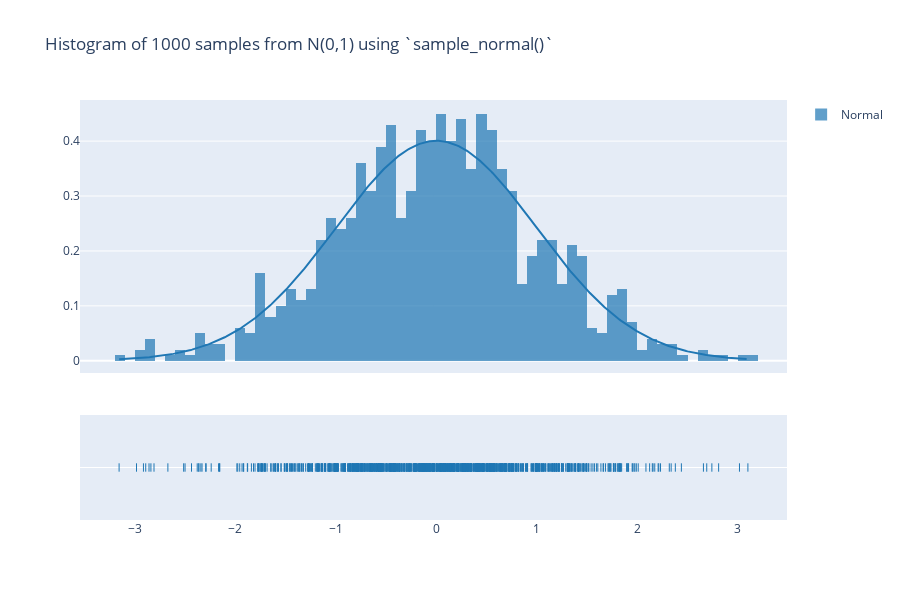
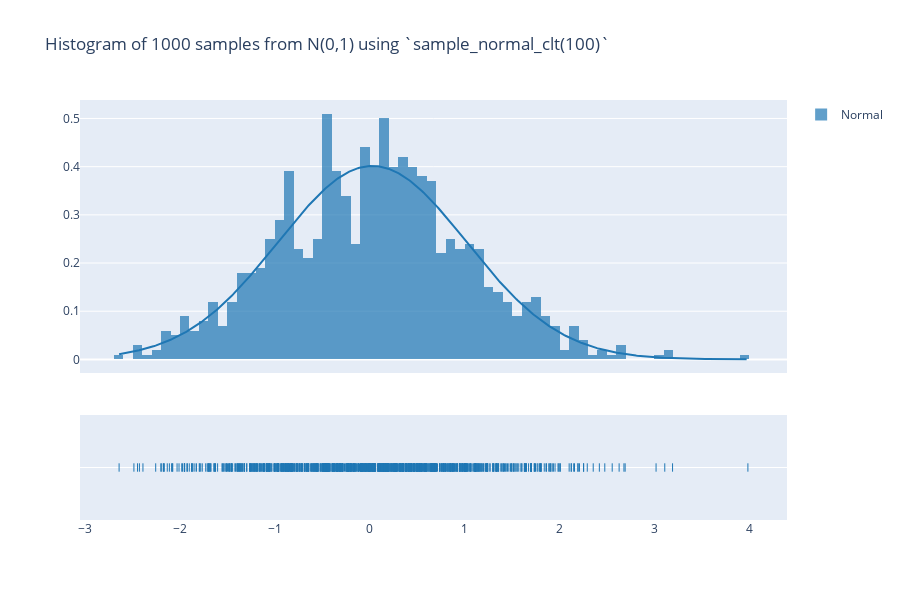
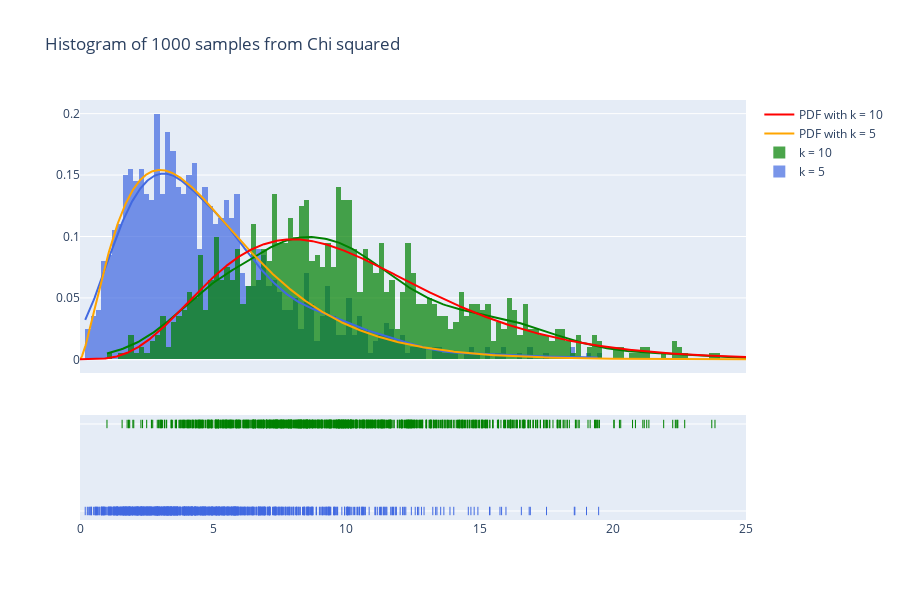
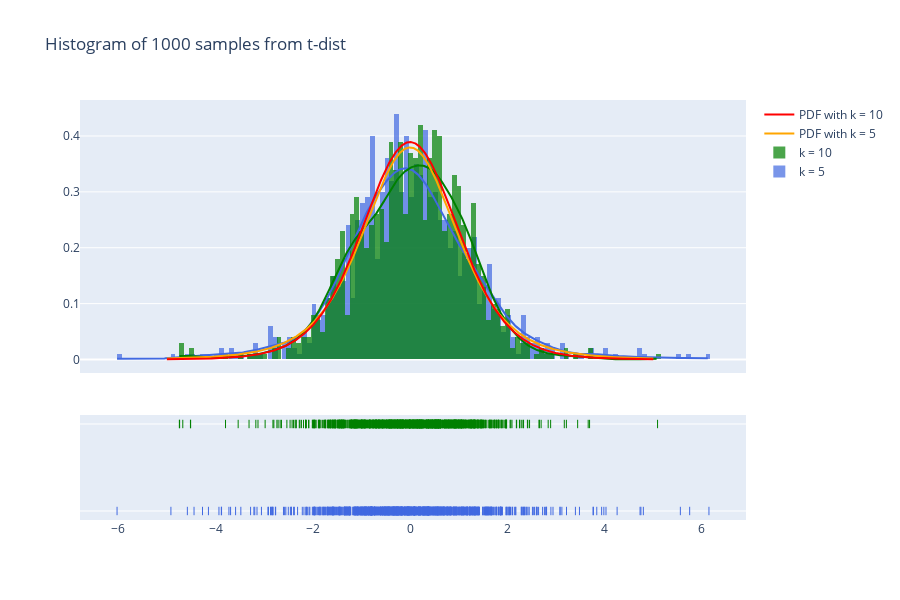

The notebook cell these images were saved under, in order:
### Markdown cell above
<hr>
<hr>

### Code cell
MY_ID = 207576463 # your personal ID number with leading zeros removed
random.seed(MY_ID)

n = 1000
ks = [5, 10]

# 1. + 3.
# Normal
z = [sample_normal() for _ in range(n)]
fig = ff.create_distplot([z], group_labels = ['Normal'], curve_type='normal')
fig.update_traces(nbinsx=int(n/10), autobinx=True, selector={'type':'histogram'}) 
fig.update_layout(title = f"Histogram of {n} samples from N(0,1) using `sample_normal()`",
                  height = 600)
fig.show()

# Normal CLT
clt_input = 100
z = [sample_normal_clt(clt_input) for _ in range(n)]  # "choose the input to sample_normal_clt so that the two histogram look alike"
z = [sample_normal() for _ in range(n)]
fig = ff.create_distplot([z], group_labels = ['Normal'], curve_type='normal')
fig.update_traces(nbinsx=int(n/10), autobinx=True, selector={'type':'histogram'}) 
fig.update_layout(title = f"Histogram of {n} samples from N(0,1) using `sample_normal_clt({clt_input})`",
                  height = 600)
fig.show()

# 4.
# Chi-squared
hist_data = []
for k in ks:
    z = [sample_chisq(k) for _ in range(n)]
    hist_data.append(z)

group_labels = [f'k = {k}' for k in ks]

num_samples = 1000
x_min = 0
x_max = 25
x_chi = np.linspace(x_min, x_max, num_samples)
y_5 = stats.chi2.pdf(x_chi, 5)
y_10 = stats.chi2.pdf(x_chi, 10)

fig = ff.create_distplot(hist_data, group_labels, bin_size=.2, colors=['royalblue', 'green'])
fig.update_traces(nbinsx=int(n/10), autobinx=True, selector={'type':'dist'}) 
fig.add_trace(go.Scatter(x=x_chi, y=y_5,
                    mode='lines',
                    name='PDF with k = 5',
                    line=dict(color='orange')))
fig.add_trace(go.Scatter(x=x_chi, y=y_10,
                    mode='lines',
                    name='PDF with k = 10',
                    line=dict(color='red')))

fig.update_layout(xaxis_range = [0, 25],
                  title = f"Histogram of {n} samples from Chi squared",
                  height = 600)
fig.show()

# 5.
# T-dist.
hist_data = []
for k in ks:
    z = [sample_t(k) for _ in range(n)]
    hist_data.append(z)

group_labels = [f'k = {k}' for k in ks]

num_samples = 1000
x_min = -5
x_max = 5
x_t = np.linspace(x_min, x_max, num_samples)
y_5 = stats.t.pdf(x_t, 5)
y_10 = stats.t.pdf(x_t, 10)

fig = ff.create_distplot(hist_data, group_labels, bin_size=.1, colors=['royalblue', 'green'])
fig.update_traces(nbinsx=int(n/10), autobinx=True, selector={'type':'dist'}) 
fig.add_trace(go.Scatter(x=x_t, y=y_5,
                    mode='lines',
                    name='PDF with k = 5',
                    line=dict(color='orange')))
fig.add_trace(go.Scatter(x=x_t, y=y_10,
                    mode='lines',
                    name='PDF with k = 10',
                    line=dict(color='red')))

fig.update_layout(title = f"Histogram of {n} samples from t-dist",
                  height = 600)
fig.show()

# 6.
# F-dist.
ks = [[10, 5], [50, 45]]

hist_data = []
for k1,k2 in ks:
    z = [sample_f(k1, k2) for _ in range(n)]
    hist_data.append(z)

group_labels = [f'k1 = {k[0]}, k2 = {k[1]}' for k in ks]

num_samples = 1000
x_min = 0
x_max = 5
x_f = np.linspace(x_min, x_max, num_samples)
y_10_5 = stats.f.pdf(x_f, 10, 5)
y_50_45 = stats.f.pdf(x_f, 50, 45)
fig = ff.create_distplot(hist_data, group_labels, bin_size=.05, colors=['royalblue', 'green'])
fig.update_traces(nbinsx=int(n/10), autobinx=True, selector={'type':'dist'}) 
fig.add_trace(go.Scatter(x=x_f, y=y_10_5,
                    mode='lines',
                    name='PDF with k1 = 10, k2 = 5',
                    line=dict(color='orange')))
fig.add_trace(go.Scatter(x=x_f, y=y_50_45,
                    mode='lines',
                    name='PDF with k1 = 50, k2 = 45',
                    line=dict(color='red')))

fig.update_layout(xaxis_range = [-0.5, 4],
                  title = f"Histogram of {n} samples from f-dist",
                  height = 600)
fig.show()

### Figure 1 — Plotly figure (JSON) as saved in the notebook; plotly's stock layout.template omitted (floating-point values rounded to 4 significant figures; data arrays with more than 128 entries replaced by an {"elided": "..."} marker saying what was removed)
{"data": [{"autobinx": true, "histnorm": "probability density", "legendgroup": "Normal", "marker": {"color": "rgb(31, 119, 180)"}, "name": "Normal", "nbinsx": 100, "opacity": 0.7, "type": "histogram", "x": {"elided": "1000 float values"}, "xaxis": "x", "xbins": {"end": 3.101, "size": 1, "start": -3.157}, "yaxis": "y"}, {"legendgroup": "Normal", "marker": {"color": "rgb(31, 119, 180)"}, "mode": "lines", "name": "Normal", "showlegend": false, "type": "scatter", "x": {"elided": "500 float values"}, "xaxis": "x", "y": {"elided": "500 float values"}, "yaxis": "y"}, {"legendgroup": "Normal", "marker": {"color": "rgb(31, 119, 180)", "symbol": "line-ns-open"}, "mode": "markers", "name": "Normal", "showlegend": false, "type": "scatter", "x": {"elided": "1000 float values"}, "xaxis": "x", "y": {"elided": "1000 str values"}, "yaxis": "y2"}], "layout": {"barmode": "overlay", "height": 600, "hovermode": "closest", "legend": {"traceorder": "reversed"}, "title": {"text": "Histogram of 1000 samples from N(0,1) using `sample_normal()`"}, "xaxis": {"anchor": "y2", "domain": [0, 1], "zeroline": false}, "yaxis": {"anchor": "free", "domain": [0.35, 1], "position": 0}, "yaxis2": {"anchor": "x", "domain": [0, 0.25], "dtick": 1, "showticklabels": false}}}

### Figure 2 — Plotly figure (JSON) as saved in the notebook; plotly's stock layout.template omitted (floating-point values rounded to 4 significant figures; data arrays with more than 128 entries replaced by an {"elided": "..."} marker saying what was removed)
{"data": [{"autobinx": true, "histnorm": "probability density", "legendgroup": "Normal", "marker": {"color": "rgb(31, 119, 180)"}, "name": "Normal", "nbinsx": 100, "opacity": 0.7, "type": "histogram", "x": {"elided": "1000 float values"}, "xaxis": "x", "xbins": {"end": 3.985, "size": 1, "start": -2.642}, "yaxis": "y"}, {"legendgroup": "Normal", "marker": {"color": "rgb(31, 119, 180)"}, "mode": "lines", "name": "Normal", "showlegend": false, "type": "scatter", "x": {"elided": "500 float values"}, "xaxis": "x", "y": {"elided": "500 float values"}, "yaxis": "y"}, {"legendgroup": "Normal", "marker": {"color": "rgb(31, 119, 180)", "symbol": "line-ns-open"}, "mode": "markers", "name": "Normal", "showlegend": false, "type": "scatter", "x": {"elided": "1000 float values"}, "xaxis": "x", "y": {"elided": "1000 str values"}, "yaxis": "y2"}], "layout": {"barmode": "overlay", "height": 600, "hovermode": "closest", "legend": {"traceorder": "reversed"}, "title": {"text": "Histogram of 1000 samples from N(0,1) using `sample_normal_clt(100)`"}, "xaxis": {"anchor": "y2", "domain": [0, 1], "zeroline": false}, "yaxis": {"anchor": "free", "domain": [0.35, 1], "position": 0}, "yaxis2": {"anchor": "x", "domain": [0, 0.25], "dtick": 1, "showticklabels": false}}}

### Figure 3 — Plotly figure (JSON) as saved in the notebook; plotly's stock layout.template omitted (floating-point values rounded to 4 significant figures; data arrays with more than 128 entries replaced by an {"elided": "..."} marker saying what was removed)
{"data": [{"autobinx": false, "histnorm": "probability density", "legendgroup": "k = 5", "marker": {"color": "royalblue"}, "name": "k = 5", "opacity": 0.7, "type": "histogram", "x": {"elided": "1000 float values"}, "xaxis": "x", "xbins": {"end": 19.47, "size": 0.2, "start": 0.1962}, "yaxis": "y"}, {"autobinx": false, "histnorm": "probability density", "legendgroup": "k = 10", "marker": {"color": "green"}, "name": "k = 10", "opacity": 0.7, "type": "histogram", "x": {"elided": "1000 float values"}, "xaxis": "x", "xbins": {"end": 43.66, "size": 0.2, "start": 1.013}, "yaxis": "y"}, {"legendgroup": "k = 5", "marker": {"color": "royalblue"}, "mode": "lines", "name": "k = 5", "showlegend": false, "type": "scatter", "x": {"elided": "500 float values"}, "xaxis": "x", "y": {"elided": "500 float values"}, "yaxis": "y"}, {"legendgroup": "k = 10", "marker": {"color": "green"}, "mode": "lines", "name": "k = 10", "showlegend": false, "type": "scatter", "x": {"elided": "500 float values"}, "xaxis": "x", "y": {"elided": "500 float values"}, "yaxis": "y"}, {"legendgroup": "k = 5", "marker": {"color": "royalblue", "symbol": "line-ns-open"}, "mode": "markers", "name": "k = 5", "showlegend": false, "type": "scatter", "x": {"elided": "1000 float values"}, "xaxis": "x", "y": {"elided": "1000 str values"}, "yaxis": "y2"}, {"legendgroup": "k = 10", "marker": {"color": "green", "symbol": "line-ns-open"}, "mode": "markers", "name": "k = 10", "showlegend": false, "type": "scatter", "x": {"elided": "1000 float values"}, "xaxis": "x", "y": {"elided": "1000 str values"}, "yaxis": "y2"}, {"line": {"color": "orange"}, "mode": "lines", "name": "PDF with k = 5", "type": "scatter", "x": {"elided": "1000 float values"}, "y": {"elided": "1000 float values"}}, {"line": {"color": "red"}, "mode": "lines", "name": "PDF with k = 10", "type": "scatter", "x": {"elided": "1000 float values"}, "y": {"elided": "1000 float values"}}], "layout": {"barmode": "overlay", "height": 600, "hovermode": "closest", "legend": {"traceorder": "reversed"}, "title": {"text": "Histogram of 1000 samples from Chi squared"}, "xaxis": {"anchor": "y2", "domain": [0, 1], "range": [0, 25], "zeroline": false}, "yaxis": {"anchor": "free", "domain": [0.35, 1], "position": 0}, "yaxis2": {"anchor": "x", "domain": [0, 0.25], "dtick": 1, "showticklabels": false}}}

### Figure 4 — Plotly figure (JSON) as saved in the notebook; plotly's stock layout.template omitted (floating-point values rounded to 4 significant figures; data arrays with more than 128 entries replaced by an {"elided": "..."} marker saying what was removed)
{"data": [{"autobinx": false, "histnorm": "probability density", "legendgroup": "k = 5", "marker": {"color": "royalblue"}, "name": "k = 5", "opacity": 0.7, "type": "histogram", "x": {"elided": "1000 float values"}, "xaxis": "x", "xbins": {"end": 6.145, "size": 0.1, "start": -6.024}, "yaxis": "y"}, {"autobinx": false, "histnorm": "probability density", "legendgroup": "k = 10", "marker": {"color": "green"}, "name": "k = 10", "opacity": 0.7, "type": "histogram", "x": {"elided": "1000 float values"}, "xaxis": "x", "xbins": {"end": 5.088, "size": 0.1, "start": -4.743}, "yaxis": "y"}, {"legendgroup": "k = 5", "marker": {"color": "royalblue"}, "mode": "lines", "name": "k = 5", "showlegend": false, "type": "scatter", "x": {"elided": "500 float values"}, "xaxis": "x", "y": {"elided": "500 float values"}, "yaxis": "y"}, {"legendgroup": "k = 10", "marker": {"color": "green"}, "mode": "lines", "name": "k = 10", "showlegend": false, "type": "scatter", "x": {"elided": "500 float values"}, "xaxis": "x", "y": {"elided": "500 float values"}, "yaxis": "y"}, {"legendgroup": "k = 5", "marker": {"color": "royalblue", "symbol": "line-ns-open"}, "mode": "markers", "name": "k = 5", "showlegend": false, "type": "scatter", "x": {"elided": "1000 float values"}, "xaxis": "x", "y": {"elided": "1000 str values"}, "yaxis": "y2"}, {"legendgroup": "k = 10", "marker": {"color": "green", "symbol": "line-ns-open"}, "mode": "markers", "name": "k = 10", "showlegend": false, "type": "scatter", "x": {"elided": "1000 float values"}, "xaxis": "x", "y": {"elided": "1000 str values"}, "yaxis": "y2"}, {"line": {"color": "orange"}, "mode": "lines", "name": "PDF with k = 5", "type": "scatter", "x": {"elided": "1000 float values"}, "y": {"elided": "1000 float values"}}, {"line": {"color": "red"}, "mode": "lines", "name": "PDF with k = 10", "type": "scatter", "x": {"elided": "1000 float values"}, "y": {"elided": "1000 float values"}}], "layout": {"barmode": "overlay", "height": 600, "hovermode": "closest", "legend": {"traceorder": "reversed"}, "title": {"text": "Histogram of 1000 samples from t-dist"}, "xaxis": {"anchor": "y2", "domain": [0, 1], "zeroline": false}, "yaxis": {"anchor": "free", "domain": [0.35, 1], "position": 0}, "yaxis2": {"anchor": "x", "domain": [0, 0.25], "dtick": 1, "showticklabels": false}}}
